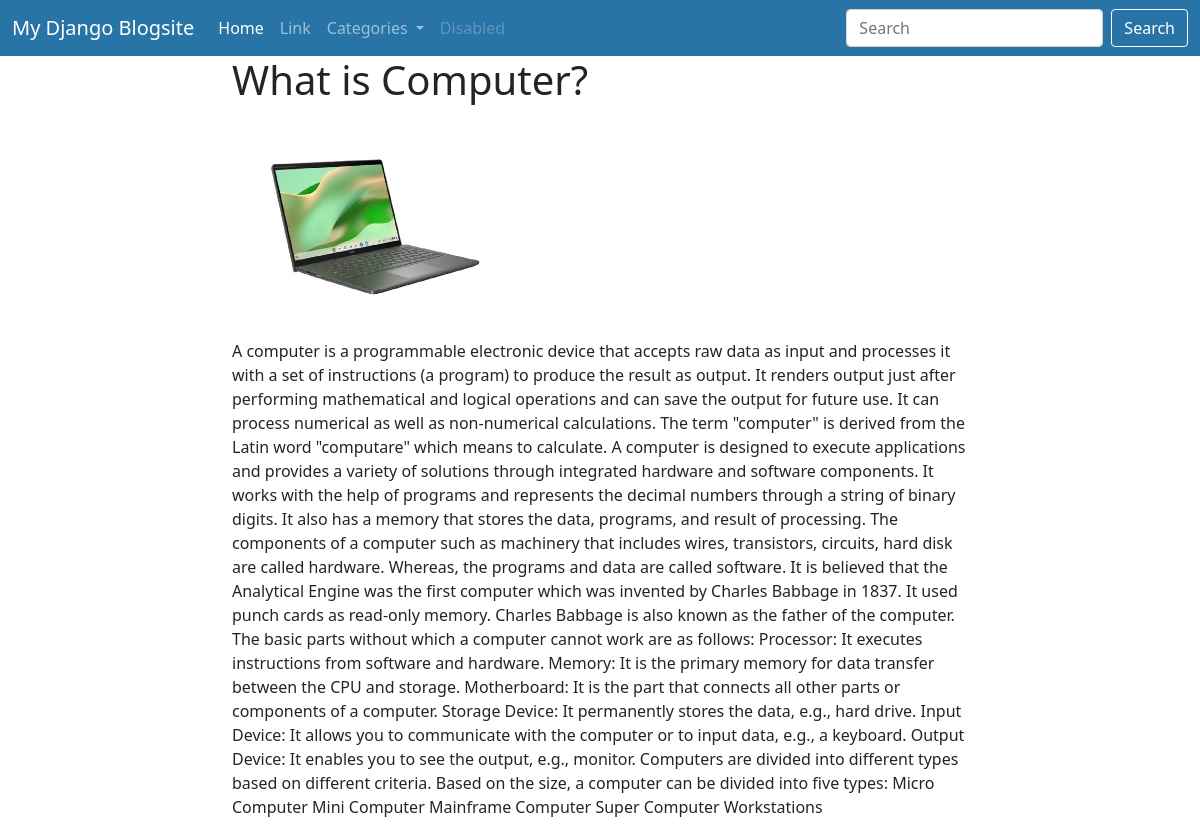
The page /article/detail/1/ on the database its author committed.
### blog/models.py (models this page shows, shortened)
class Article(models.Model):
    category_id = models.ForeignKey(category,on_delete=models.CASCADE)
    title= models.CharField(max_length=255)
    content = models.TextField()
    cover_image= models.FileField(upload_to='uploads/')
    created_at= models.DateTimeField(auto_now_add=True)
    updated_at= models.DateTimeField(auto_now=True)
    is_active= models.BooleanField(default=True)

### blog/views.py (the view)
# urls.py: path("article/detail/<int:id>/",views.get_article,name='get_article'),
def get_article(request,id):
    categories = category.objects.all()
    article = Article.objects.get(id=id)
    context={'article':article,'categories':categories}
    return render(request,'articledetail.html',context)

### blog/templates/articledetail.html
{% extends "base.html" %}
{% block articledetail %}
<div class="container">
    <div class="row">
        <div class="col-md-2"></div>
        <div class="col-md-8">
            <h1>{{article.title}} </h1>
            <img src="{{article.cover_image.url}}" alt="" style="width:40%;height:auto;">
            <p>{{article.content}} </p>
        </div>
        <div class="col-md-2"></div>
    </div>
</div>
{% endblock %}

### static/styles.css (style rules this page uses)
img { height: auto; }

### rows shown on the page
Article: title "What is Computer?", cover_image (picture), content "A computer is a programmable electronic device that accepts raw data as input and processes it with a set of instructions (a program) to produce the result as output. It renders output just after performing mathematical and logical operations and can save the output for future use. It can process numerical as well as non-numerical calculations. The term \"computer\" is derived from the Latin word \"computare\" which means to calculate. A computer is designed to execute applications and provides a variety of solutions through integrated hardware and software components. It works with the help of programs and represents the decimal numbers through a string of binary digits. It also has a memory…"
